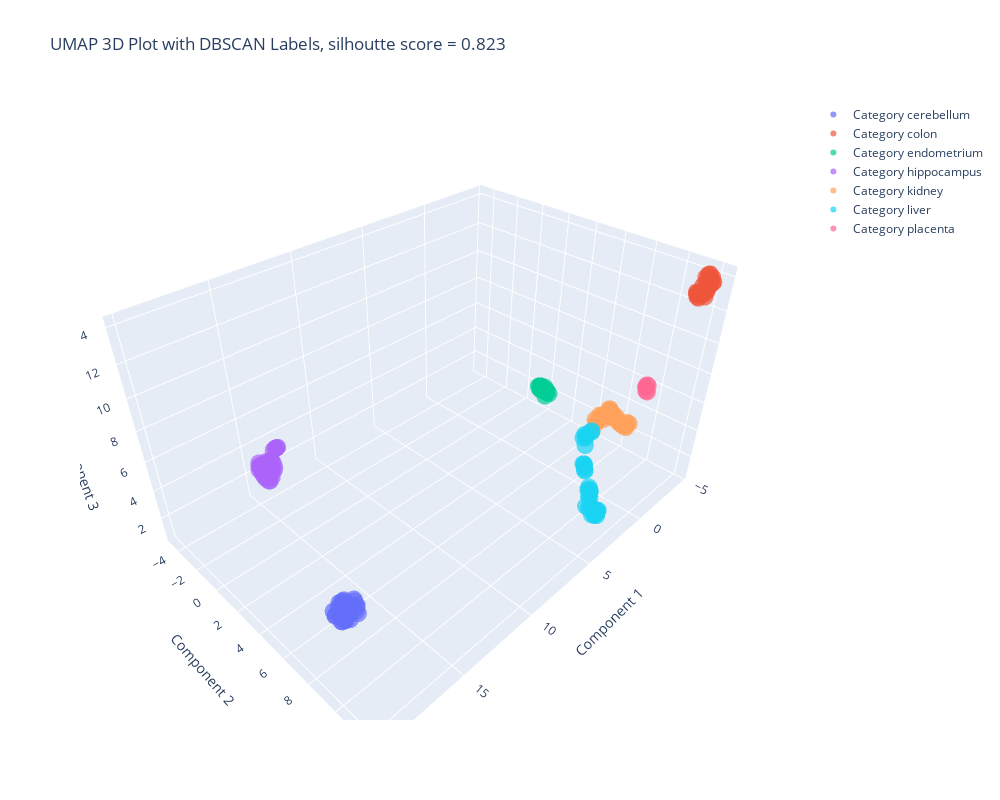

The code cell stored with this chart in its notebook:
### Markdown cell above
By visualizing the plots, it is observed that the best approach is the case where eps = 21.983967935871743 and min_samples = 2. Therefore, the final model is fitted with those hyperparameters and evaluated with the actual values.

### Code cell
dbscan = DBSCAN(eps = dbscan_results[0][0], min_samples = dbscan_results[0][1])
dbscan_labels = dbscan.fit_predict(X_umap)
dbscan_result = plot_final_result(X_umap, X_sc, y, dbscan_labels, 'DBSCAN')
